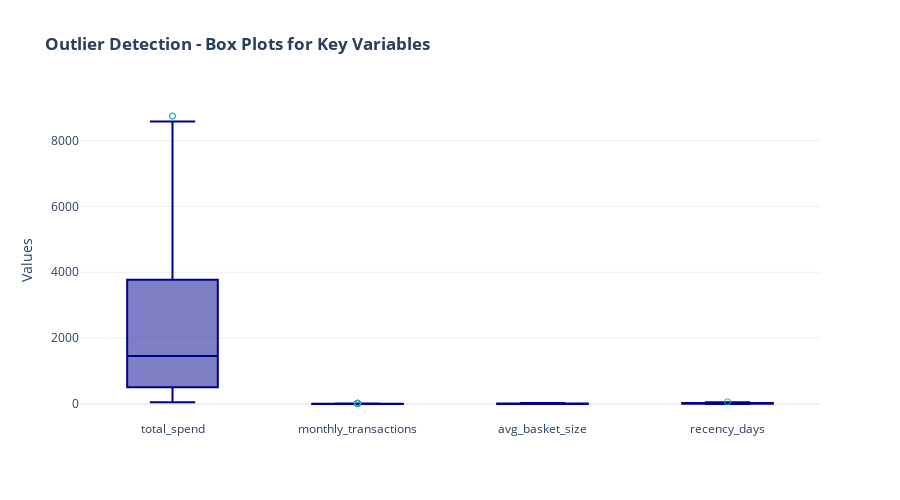

The code cell stored with this chart in its notebook:
### Code cell
#box plots for key variables to detect outliers
key_Variables = ['total_spend', 'monthly_transactions', 'avg_basket_size', 'recency_days']

fig = go.Figure()
for var in key_Variables:
    fig.add_trace(go.Box(
        y=df[var], 
        name=var,
        boxpoints='suspectedoutliers',
        marker_color='lightseagreen',
        line_color='darkblue'
    ))

fig.update_layout(
    title="<b>Outlier Detection - Box Plots for Key Variables</b>",
    yaxis_title="Values",
    template="plotly_white",
    height=500,
    showlegend=False
)
fig.show()

### Figure 1 — Plotly figure (JSON) as saved in the notebook; plotly's stock layout.template omitted (floating-point values rounded to 4 significant figures; data arrays with more than 128 entries replaced by an {"elided": "..."} marker saying what was removed)
{"data": [{"boxpoints": "suspectedoutliers", "line": {"color": "darkblue"}, "marker": {"color": "lightseagreen"}, "name": "total_spend", "type": "box", "y": {"elided": "3000 float values"}}, {"boxpoints": "suspectedoutliers", "line": {"color": "darkblue"}, "marker": {"color": "lightseagreen"}, "name": "monthly_transactions", "type": "box", "y": {"elided": "3000 float values"}}, {"boxpoints": "suspectedoutliers", "line": {"color": "darkblue"}, "marker": {"color": "lightseagreen"}, "name": "avg_basket_size", "type": "box", "y": {"elided": "3000 float values"}}, {"boxpoints": "suspectedoutliers", "line": {"color": "darkblue"}, "marker": {"color": "lightseagreen"}, "name": "recency_days", "type": "box", "y": {"elided": "3000 int values"}}], "layout": {"height": 500, "showlegend": false, "title": {"text": "<b>Outlier Detection - Box Plots for Key Variables</b>"}, "yaxis": {"title": {"text": "Values"}}}}
